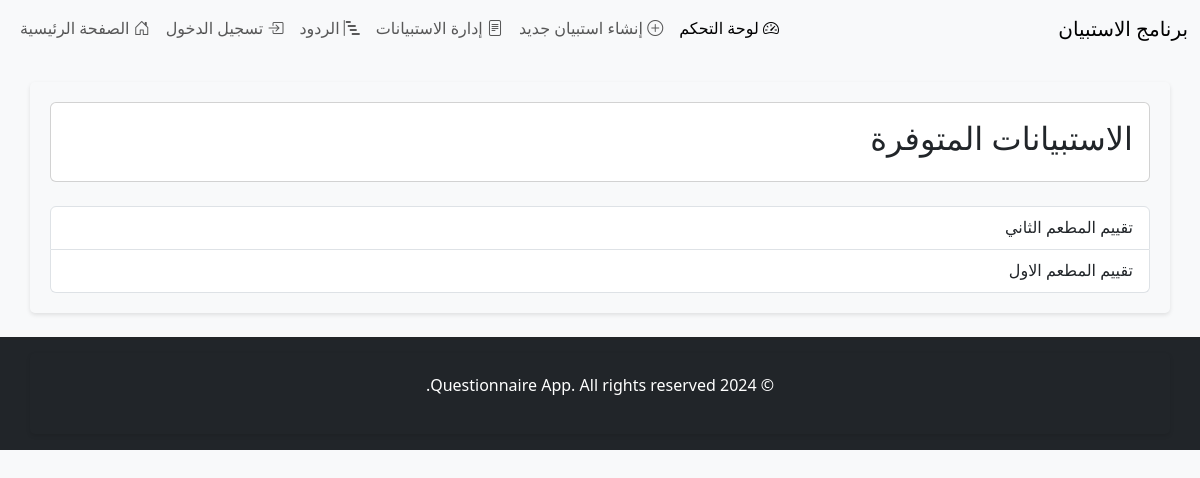
The page /questionnaire/index.php on the database its author committed.
### tables this page shows
CREATE TABLE `questionnaires` (
  `questionnaire_id` int(10) UNSIGNED NOT NULL,
  `title` varchar(255) NOT NULL,
  `description` text DEFAULT NULL,
  `created_at` datetime NOT NULL DEFAULT current_timestamp()
);

### questionnaire/index.php (the view, shortened to what this page needs)
<?php
include '../includes/header.php';
include '../includes/db_connect.php';
$stmt = $pdo->query('SELECT * FROM questionnaires ORDER BY created_at DESC');
$questionnaires = $stmt->fetchAll();
?>
<div class="card mb-4">
    <div class="card-body">
        <h2 class="card-title">
            الاستبيانات المتوفرة
        </h2>
    </div>
</div>
<?php if (count($questionnaires) > 0): ?>
    <div class="list-group">
        <?php foreach ($questionnaires as $questionnaire): ?>
            <a href="take.php?id=<?php echo $questionnaire['questionnaire_id']; ?>" class="list-group-item list-group-item-action">
                <?php echo htmlspecialchars($questionnaire['title']); ?>
            </a>
        <?php endforeach; ?>
    </div>
<?php else: ?>
    <div class="alert alert-info" role="alert">
        No questionnaires are available at the moment.
    </div>
<?php endif; ?>
<?php
include '../includes/footer.php';
?>

### assets/css/styles.css (style rules this page uses)
* { margin: 0; padding: 0; box-sizing: border-box; }
body { font-family: 'Segoe UI', Tahoma, Geneva, Verdana, sans-serif; line-height: 1.6; background-color: #f8f9fa; color: #343a40; }
h1, h2, h3 { color: #495057; }

### rows shown on the page
questionnaires: title "تقييم المطعم الثاني"
questionnaires: title "تقييم المطعم الاول"
